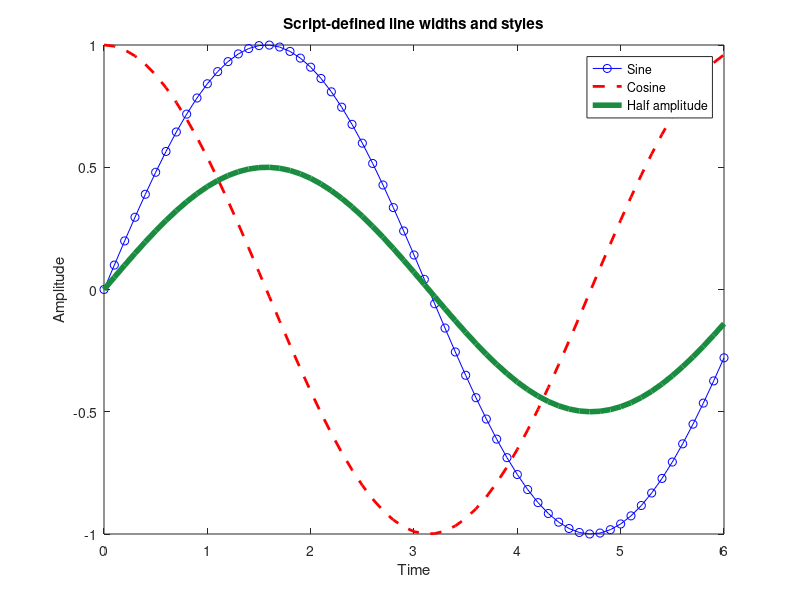

This figure's MATLAB source:
% MATLAB-style trailing name/value properties affect all series in this call.
x = 0:0.1:6;
plot(x, sin(x), 'bo-', x, cos(x), 'r--', 'LineWidth', 2);
title('Script-defined line widths and styles');
xlabel('Time'); ylabel('Amplitude');
legend('Sine', 'Cosine');
hold on;
plot(x, 0.5*sin(x), 'Color', [0.1 0.55 0.25], 'LineWidth', 4, 'DisplayName', 'Half amplitude');
hold off;
